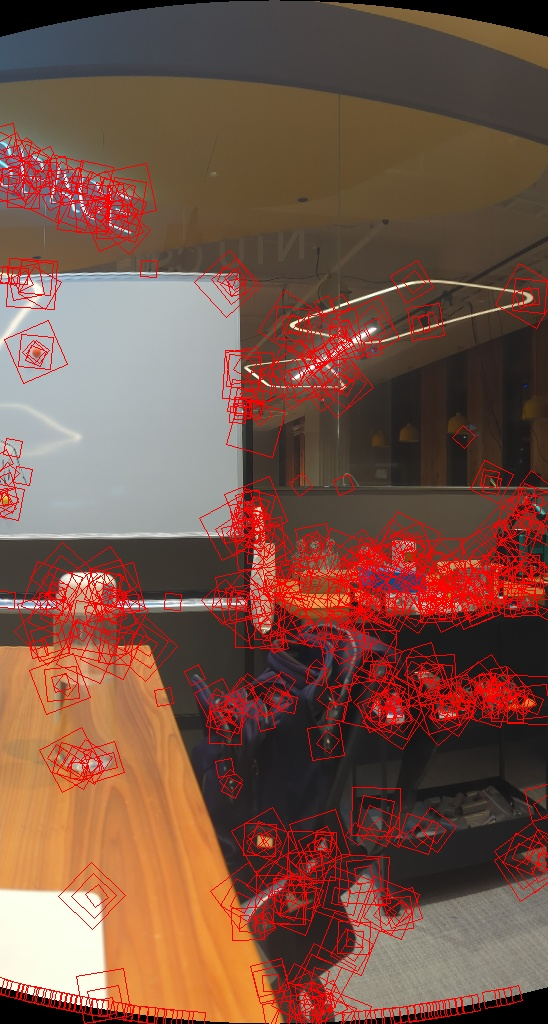
#> input picture report_images/corners_mks_2.jpg, 548 x 1024 px
$ python -i feature_detection.py   (imports and definitions only)
#> lines starting #> are read from the running program, lines starting #| are printed output that depends on the picture; after the words box and inside, x2 and y2 are one past the last pixel; in counts of white or black regions, pixels touching at a corner belong together
#> further down, picture is the input picture: shape (1024, 548, 3); mean B, G, R 70.5, 84.3, 120.9
import os
import cv2
import numpy as np


def harris_corner_detector(image, k=0.05, threshold=0.01, window_size=5):
    """
    Implement Harris Corner Detection from scratch

    Args:
        image: Input image
        k: Harris detector free parameter
        threshold: Threshold for corner detection
        window_size: Size of the window for corner detection. Should be odd.

    Returns:
        corners: List of (x, y) corner coordinates
    """
#> called with k = 0.05, threshold = 0.01, window_size = 5

    assert window_size % 2 == 1, "Window size must be odd"

    # Convert to grayscale if needed
    if len(image.shape) == 3:
        gray = cv2.cvtColor(image, cv2.COLOR_BGR2GRAY)
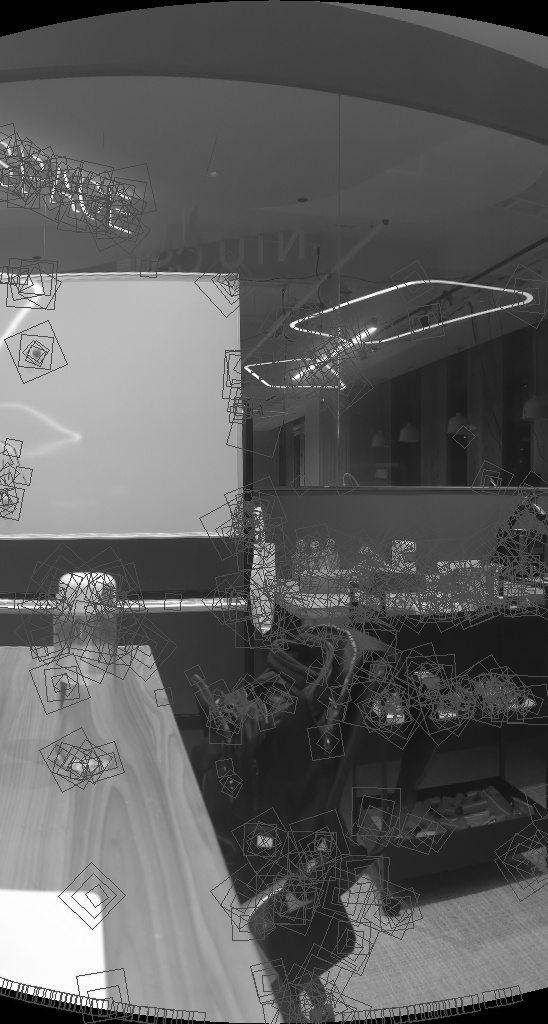
#> gray: shape (1024, 548); min 0, max 255, mean 93.6
    else:
        gray = image.copy()

    # Convert to float for calculations, normalize to [0, 1]
    gray = np.float32(gray) / 255.0

    # Get image dimensions
    height, width = gray.shape
#> height = 1024; width = 548

    # Calculate image gradients using Sobel (implemented from scratch)
    # Define Sobel kernels
    sobel_x = np.array([[-1, 0, 1], [-2, 0, 2], [-1, 0, 1]], dtype=np.float32)
    sobel_y = np.array([[-1, -2, -1], [0, 0, 0], [1, 2, 1]], dtype=np.float32)

    # Apply Sobel filters to get gradients
    Ix = cv2.filter2D(gray, -1, sobel_x)
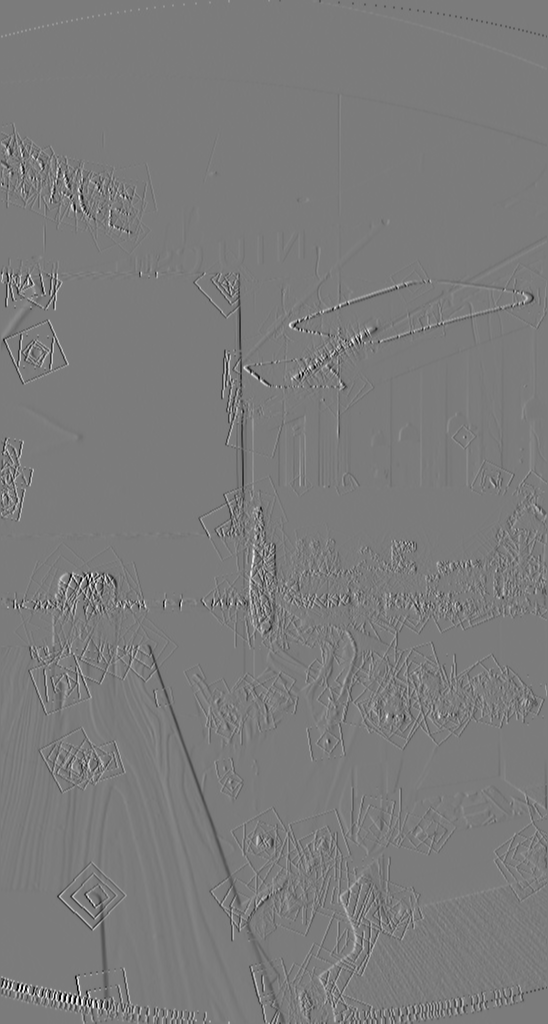
#> Ix: shape (1024, 548) float32; min -2.76, max 2.93, mean -0.00462; drawn with min black and max white
    Iy = cv2.filter2D(gray, -1, sobel_y)

    # Compute products of derivatives for the Harris matrix
    Ixx = Ix * Ix
    Iyy = Iy * Iy
    Ixy = Ix * Iy
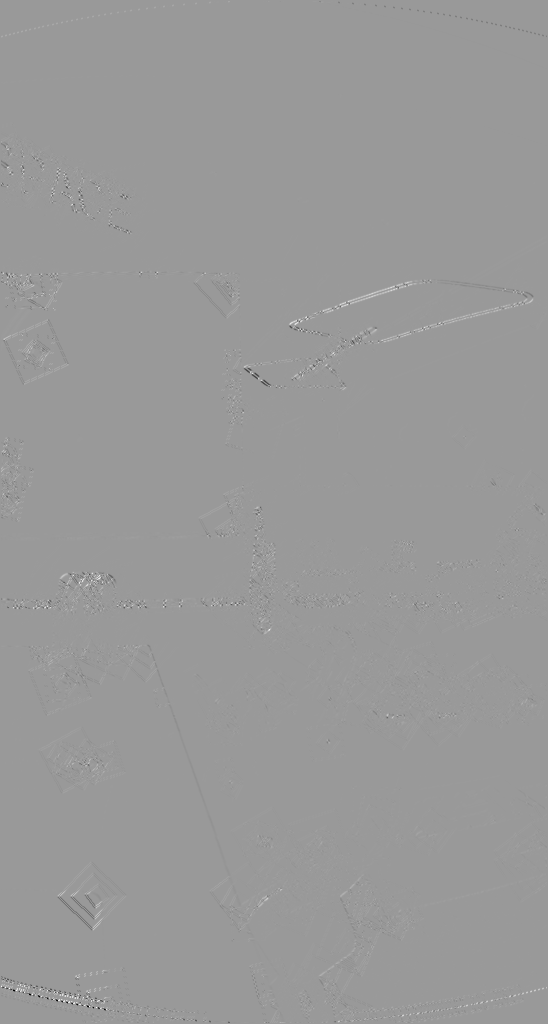
#> Ixy: shape (1024, 548) float32; min -7.54, max 4.96, mean -0.000255; drawn with min black and max white

    window = np.ones((window_size, window_size),
                     dtype=np.float32) / (window_size * window_size)

    # Apply Gaussian filter to the products of derivatives
    Ixx = cv2.filter2D(Ixx, -1, window)
    Iyy = cv2.filter2D(Iyy, -1, window)
    Ixy = cv2.filter2D(Ixy, -1, window)

    det = (Ixx * Iyy) - (Ixy * Ixy)
    trace = Ixx + Iyy
    # Compute corner response (Harris score)
    corner_response = det - (k * (trace ** 2))
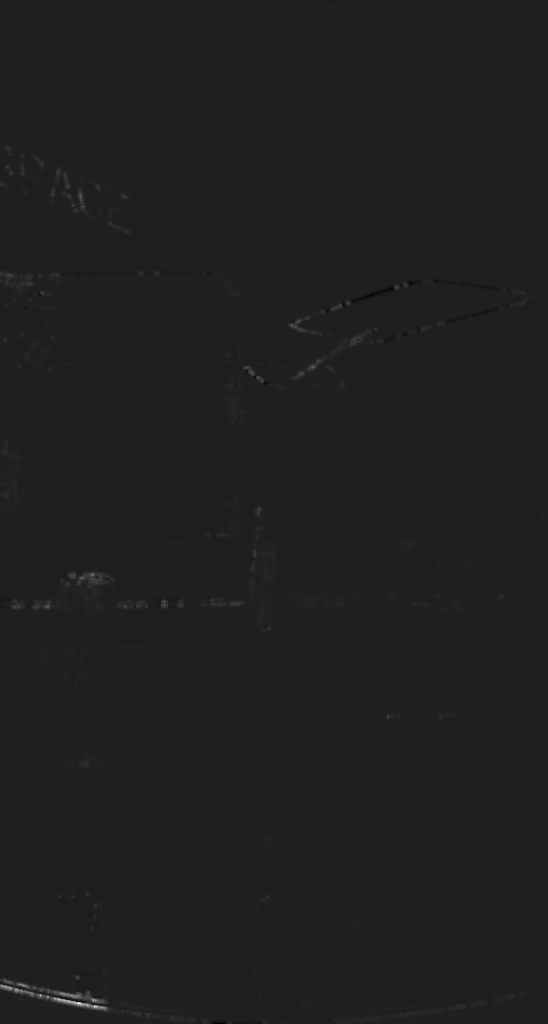
#> corner_response: shape (1024, 548) float32; min -1.27, max 8.99, mean 0.0133; drawn with min black and max white

    # corner_response -= np.min(corner_response)
    # corner_response /= np.max(corner_response)

    # Apply non-maximum suppression using numpy vectorized operations
    # Create a response map with padding to make neighborhood operations easier
    offset = window_size // 2
    response_padded = np.pad(corner_response, offset, mode='constant')

    # Create a mask for threshold
    threshold_mask = corner_response > threshold
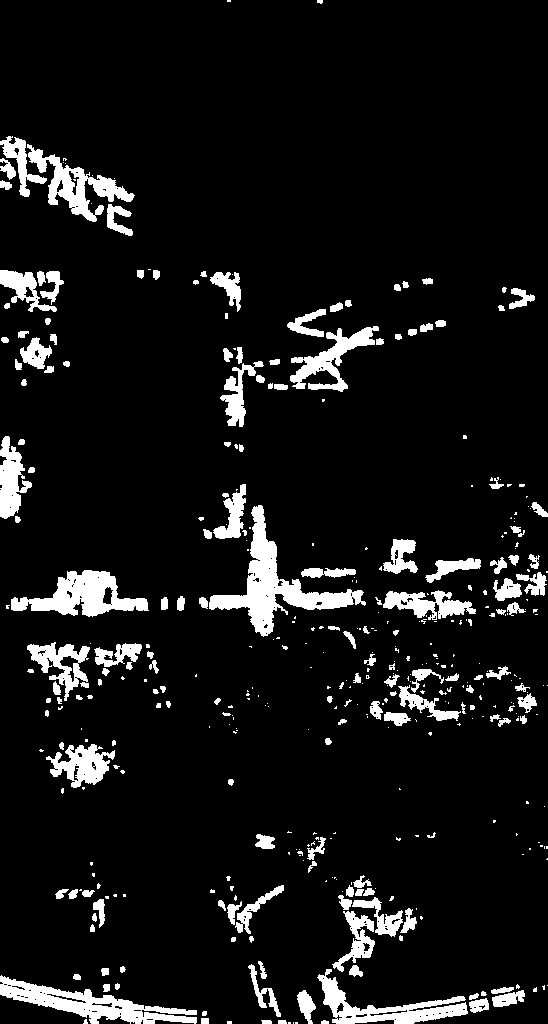
#> threshold_mask: shape (1024, 548) bool; 8.5% white; 410 white regions (233 under 20 px), largest, box (x1, y1, x2, y2) and area: (209, 505, 366, 637) 4766, (0, 975, 197, 1024) 3488, (11, 570, 149, 617) 3135

    # For each pixel, create a boolean mask where it's a local maximum
    local_max = np.ones_like(corner_response, dtype=bool)

    for dy in range(window_size):
        for dx in range(window_size):
            shifted = response_padded[dy:dy+height, dx:dx+width]
            local_max &= (corner_response >= shifted)
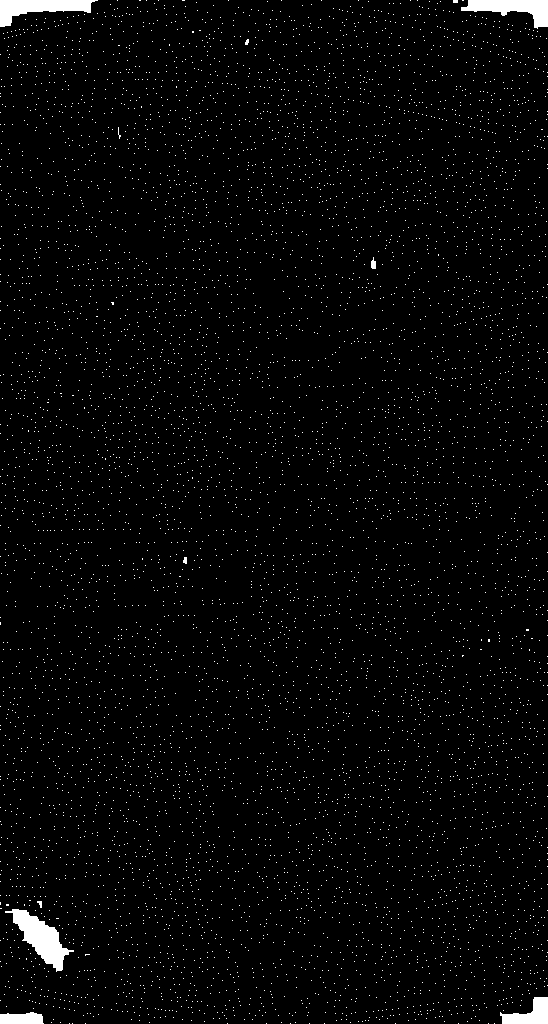
#> local_max: shape (1024, 548) bool; 2.2% white; 6879 white regions (6871 under 20 px), largest, box (x1, y1, x2, y2) and area: (5, 909, 74, 972) 1614, (0, 0, 98, 27) 1290, (461, 0, 548, 29) 1213

    # Combine the threshold mask and local maximum mask
    corner_mask = threshold_mask & local_max
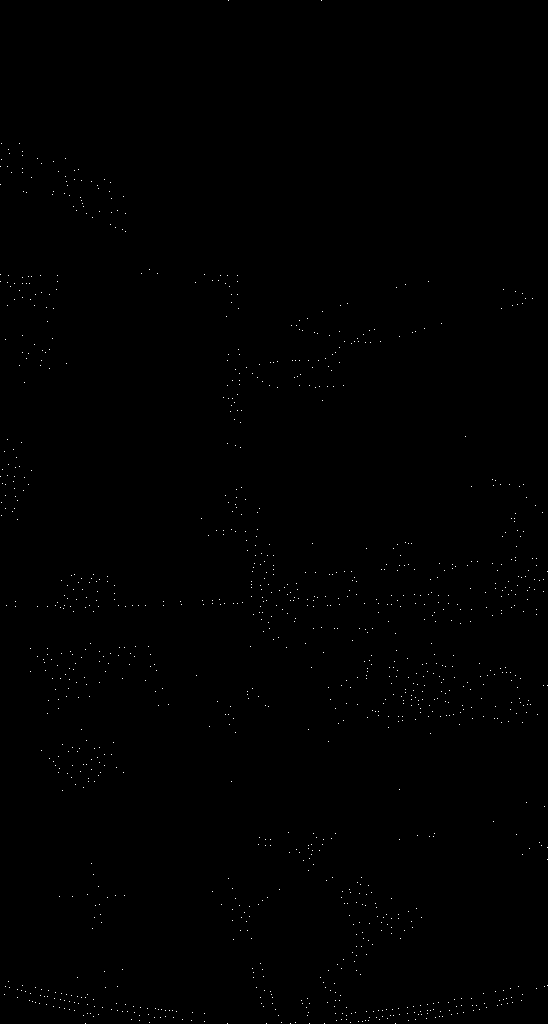
#> corner_mask: shape (1024, 548) bool; 0.21% white in thin lines or dots

    # Get the coordinates of the corners
    corner_indices = np.argwhere(corner_mask)
#> corner_indices = 1158 pairs, first value 0 to 1023, second value 0 to 547
    # Convert to (x, y) format from (row, col)
    corners = [(int(x), int(y)) for y, x in corner_indices]
#> corners = 1158 pairs, first value 0 to 547, second value 0 to 1023

    return corners


# [282 lines left out: functions get_msop_features, adaptive_non_maximal_suppression, get_msop_descriptors, draw_points, draw_raw_corners, detect_features, not called in this run]

>>> import cv2
>>> picture = cv2.imread('../report_images/corners_mks_2.jpg')
>>> result = harris_corner_detector(picture)
#> result has the same summary as corners in harris_corner_detector

$ run again, on report_images/cylindrical.jpg
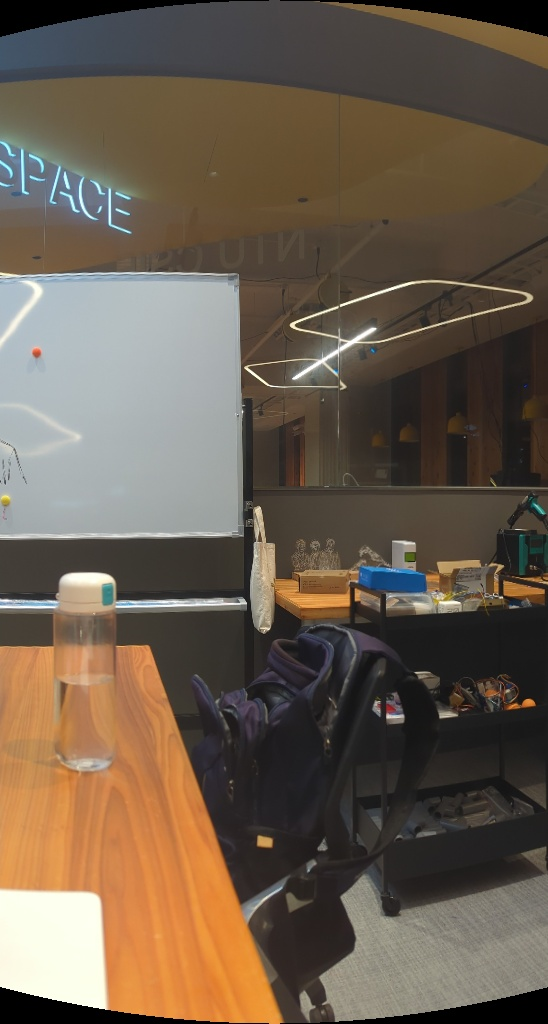
#> input picture report_images/cylindrical.jpg, 548 x 1024 px
#> picture is the input picture: shape (1024, 548, 3); mean B, G, R 77.7, 92.5, 106.4
#> in harris_corner_detector, `threshold_mask = corner_response > threshold`:
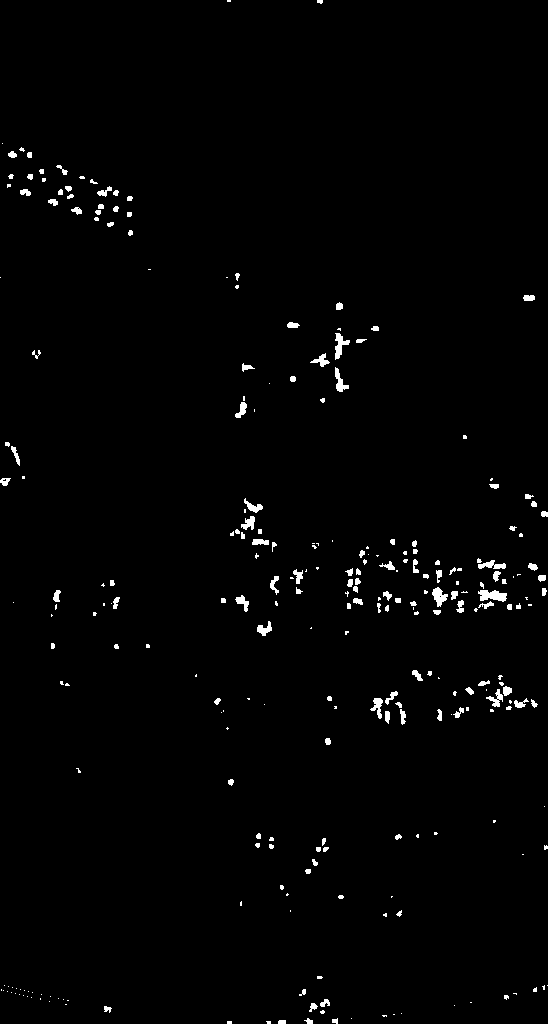
#> threshold_mask: shape (1024, 548) bool; 1.3% white; 271 white regions (137 under 20 px), largest, box (x1, y1, x2, y2) and area: (478, 590, 507, 602) 239, (335, 333, 350, 360) 187, (432, 587, 448, 607) 174
#> in harris_corner_detector, `corner_mask = threshold_mask & local_max`:
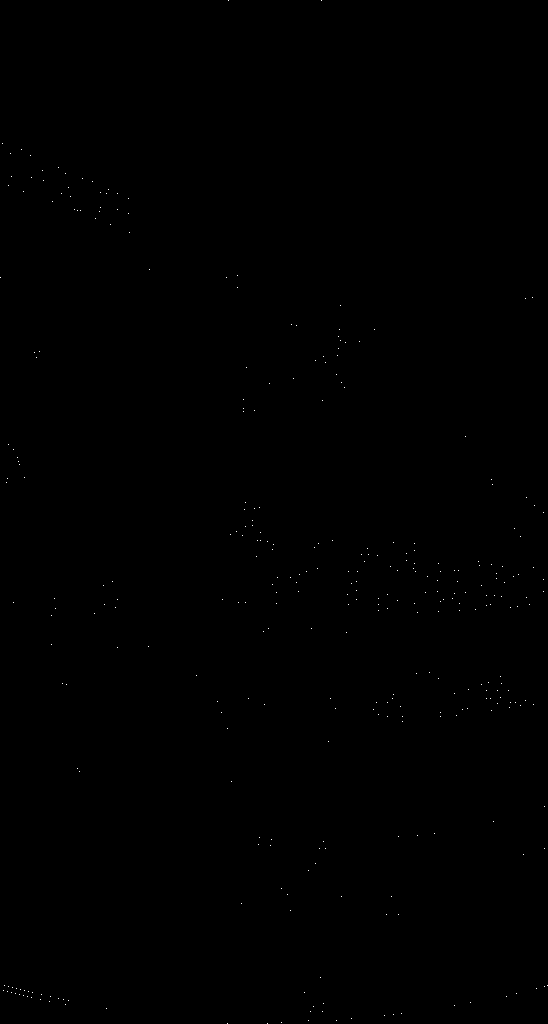
#> corner_mask: shape (1024, 548) bool; 0.06% white in thin lines or dots
#> corner_indices = 330 pairs, first value 0 to 1023, second value 0 to 547
#> corners = 330 pairs, first value 0 to 547, second value 0 to 1023
#> result has the same summary as corners in harris_corner_detector

$ run again, on report_images/end_to_end_panorama.jpg
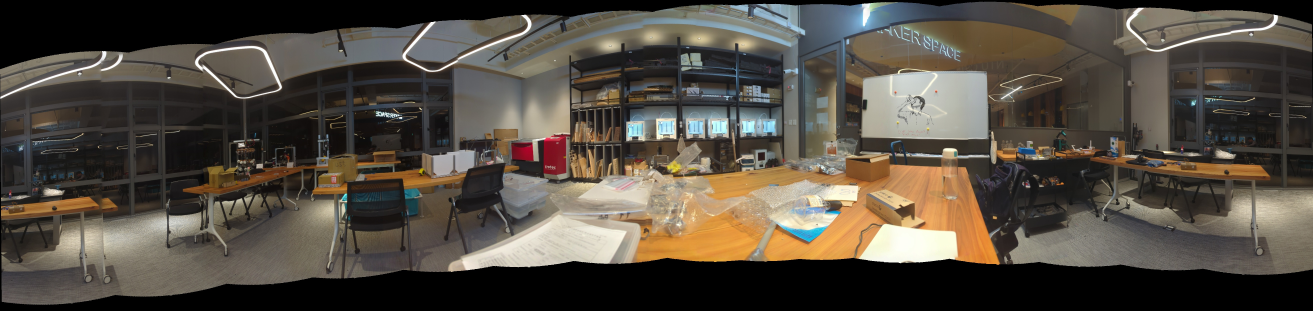
#> input picture report_images/end_to_end_panorama.jpg, 5251 x 1242 px (shown at 1/4 size)
#> picture is the input picture: shape (1242, 5251, 3); mean B, G, R 66.1, 75.9, 83.2
#> in harris_corner_detector, `threshold_mask = corner_response > threshold`:
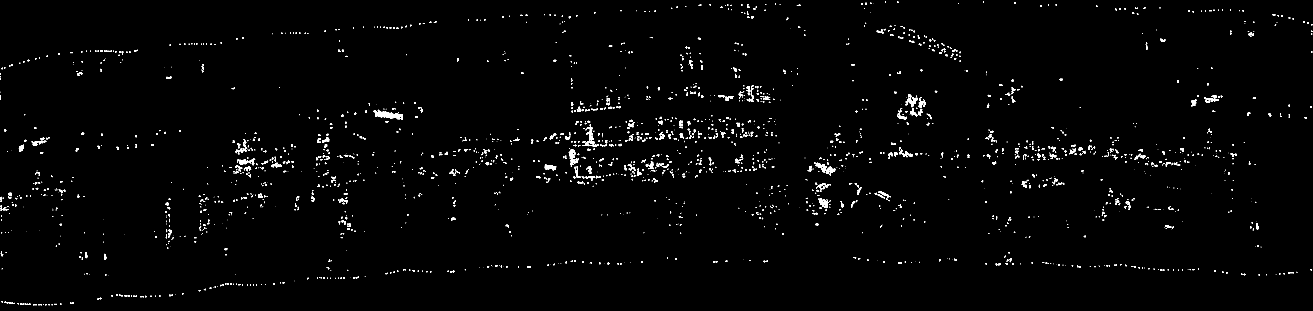
#> threshold_mask: shape (1242, 5251) bool (shown at 1/4 size); 1.1% white; 2579 white regions (1414 under 20 px), largest, box (x1, y1, x2, y2) and area: (1494, 441, 1611, 473) 1863, (3262, 651, 3307, 690) 717, (2179, 658, 2225, 682) 666
#> after the loop in harris_corner_detector, `for dy in range(window_size):`:
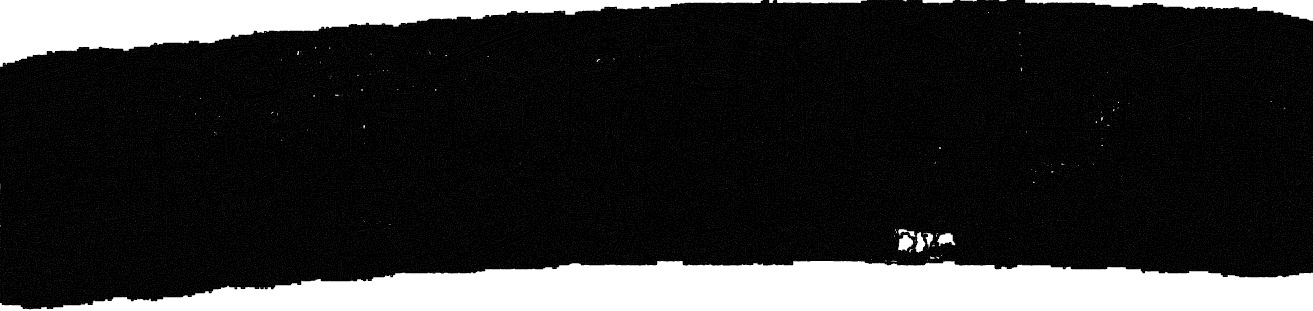
#> local_max: shape (1242, 5251) bool (shown at 1/4 size); 18.1% white; 68756 white regions (68708 under 20 px), largest, box (x1, y1, x2, y2) and area: (0, 1043, 5251, 1242) 737386, (0, 0, 3052, 267) 321174, (4100, 0, 5251, 84) 33379
#> corner_mask: shape (1242, 5251) bool; 0.05% white in thin lines or dots
#> corner_indices = 3327 pairs, first value 6 to 1217, second value 0 to 5247
#> corners = 3327 pairs, first value 0 to 5247, second value 6 to 1217
#> result has the same summary as corners in harris_corner_detector
